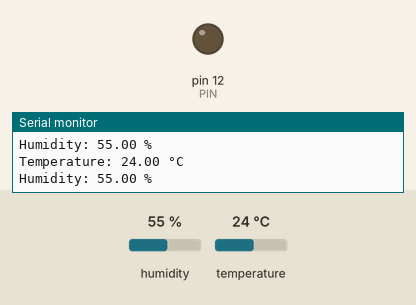
Recording of a sketch running on a simulated Arduino Uno, built with avr-gcc and run on an emulated ATmega328P. Shown: output pins drawn as LEDs (lit = HIGH), the last lines printed to the serial monitor. Inputs (shaded band) come from the test bench; at power-on: humidity 55 %, temperature 24 °C.

Above: at 2.8 s.
2.9 s: humidity set to 69 %
5.6 s: humidity set to 72 %
At 6.8 s:
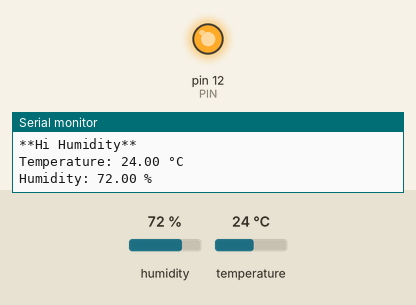
8.3 s: humidity set to 22 %
At 10.4 s:
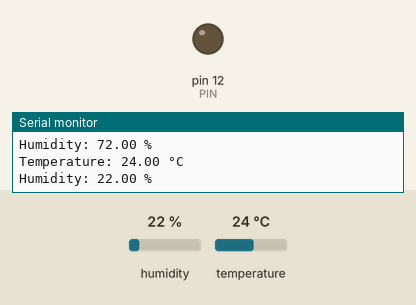
11.6 s: humidity set to 88 %
At 12.9 s:
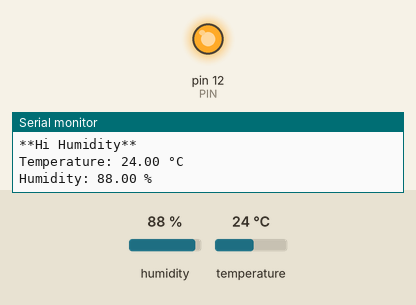
Timing chart, 0 to 14.6 s (numbered marks = the images above; inputs shaded):
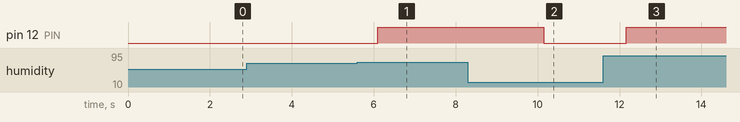

Measured:
- the behaviour switches between 70 and 71 % on humidity (found by bisection; images 0 and 1)
- after the input at 5.6 s, pin 12 (PIN): LOW → HIGH after 0.50 s
- after the input at 8.3 s, pin 12 (PIN): HIGH → LOW after 1.8 s
- after the input at 11.6 s, pin 12 (PIN): LOW → HIGH after 0.57 s

The sketch:

temperatureAndHumidity.ino
```cpp
#include "DHT.h"

#define PIN 12
#define DHTPIN 2        // Connect DHT11 data pin to D2
#define DHTTYPE DHT11   // Define sensor type

DHT dht(DHTPIN, DHTTYPE);  // Create DHT object

void setup() {
  Serial.begin(9600);      // Start serial monitor
  dht.begin();             // Initialize the sensor
  pinMode(PIN, OUTPUT);
}

void loop() {
  float temp = dht.readTemperature();     // Read temperature in °C
  float hum = dht.readHumidity();         // Read humidity %

  if (isnan(temp) || isnan(hum)) {
    Serial.println("Failed to read from DHT sensor!");
    return;
  }

  if (hum > 70) {
    Serial.println("**Hi Humidity**");
    digitalWrite(PIN, HIGH);
  } else digitalWrite(PIN, LOW);

  Serial.print("Temperature: ");
  Serial.print(temp);
  Serial.println(" °C");

  Serial.print("Humidity: ");
  Serial.print(hum);
  Serial.println(" %");

  delay(2000);  // Wait 2 seconds between reads
}
```
